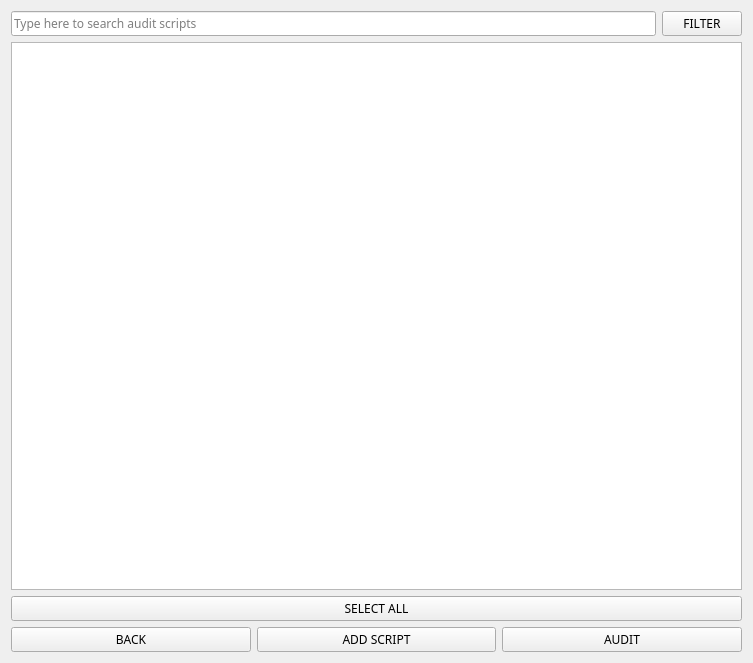
<?xml version="1.0" encoding="UTF-8"?>
<ui version="4.0">
 <class>audit_select_page</class>
 <widget class="QWidget" name="audit_select_page">
  <property name="geometry">
   <rect>
    <x>0</x>
    <y>0</y>
    <width>753</width>
    <height>663</height>
   </rect>
  </property>
  <property name="sizePolicy">
   <sizepolicy hsizetype="Fixed" vsizetype="Fixed">
    <horstretch>0</horstretch>
    <verstretch>0</verstretch>
   </sizepolicy>
  </property>
  <property name="minimumSize">
   <size>
    <width>753</width>
    <height>663</height>
   </size>
  </property>
  <property name="maximumSize">
   <size>
    <width>753</width>
    <height>663</height>
   </size>
  </property>
  <property name="font">
   <font>
    <family>DM Mono</family>
   </font>
  </property>
  <property name="windowTitle">
   <string>Widget</string>
  </property>
  <layout class="QVBoxLayout" name="verticalLayout">
   <item>
    <layout class="QHBoxLayout" name="bar_top">
     <item>
      <widget class="QLineEdit" name="search_bar">
       <property name="inputMask">
        <string/>
       </property>
       <property name="text">
        <string/>
       </property>
       <property name="frame">
        <bool>true</bool>
       </property>
       <property name="placeholderText">
        <string>Type here to search audit scripts</string>
       </property>
      </widget>
     </item>
     <item>
      <widget class="QPushButton" name="filter_btn">
       <property name="text">
        <string>FILTER</string>
       </property>
       <property name="icon">
        <iconset theme="QIcon::ThemeIcon::ImageLoading"/>
       </property>
      </widget>
     </item>
    </layout>
   </item>
   <item>
    <widget class="QListWidget" name="script_select_display"/>
   </item>
   <item>
    <widget class="QPushButton" name="select_all_btn">
     <property name="text">
      <string>SELECT ALL</string>
     </property>
    </widget>
   </item>
   <item>
    <layout class="QHBoxLayout" name="bar_bottom">
     <item>
      <widget class="QPushButton" name="back_btn">
       <property name="text">
        <string>BACK</string>
       </property>
      </widget>
     </item>
     <item>
      <widget class="QPushButton" name="add_script_btn">
       <property name="text">
        <string>ADD SCRIPT</string>
       </property>
      </widget>
     </item>
     <item>
      <widget class="QPushButton" name="audit_btn">
       <property name="text">
        <string>AUDIT</string>
       </property>
      </widget>
     </item>
    </layout>
   </item>
  </layout>
 </widget>
 <resources/>
 <connections/>
</ui>
